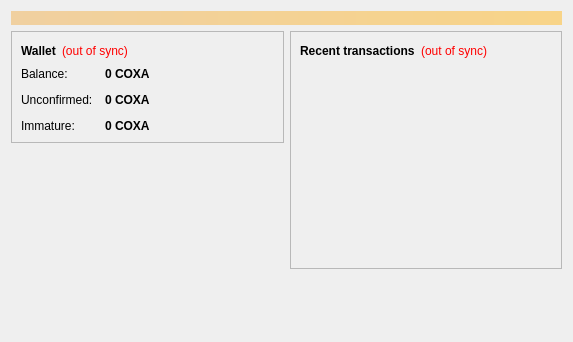
<?xml version="1.0" encoding="UTF-8"?>
<ui version="4.0">
 <class>OverviewPage</class>
 <widget class="QWidget" name="OverviewPage">
  <property name="geometry">
   <rect>
    <x>0</x>
    <y>0</y>
    <width>573</width>
    <height>342</height>
   </rect>
  </property>
  <property name="windowTitle">
   <string>Form</string>
  </property>
  <layout class="QVBoxLayout" name="topLayout">
   <item>
    <widget class="QLabel" name="labelAlerts">
     <property name="visible">
      <bool>false</bool>
     </property>
     <property name="styleSheet">
      <string notr="true">background-color: qlineargradient(x1: 0, y1: 0, x2: 1, y2: 0, stop:0 #F0D0A0, stop:1 #F8D488); color:#000000;</string>
     </property>
     <property name="wordWrap">
      <bool>true</bool>
     </property>
     <property name="margin">
      <number>3</number>
     </property>
    </widget>
   </item>
   <item>
    <layout class="QHBoxLayout" name="horizontalLayout" stretch="1,1">
     <item>
      <layout class="QVBoxLayout" name="verticalLayout_2">
       <item>
        <widget class="QFrame" name="frame">
         <property name="frameShape">
          <enum>QFrame::StyledPanel</enum>
         </property>
         <property name="frameShadow">
          <enum>QFrame::Raised</enum>
         </property>
         <layout class="QVBoxLayout" name="verticalLayout_4">
          <item>
           <layout class="QHBoxLayout" name="horizontalLayout_4">
            <item>
             <widget class="QLabel" name="label_5">
              <property name="font">
               <font>
                <weight>75</weight>
                <bold>true</bold>
               </font>
              </property>
              <property name="text">
               <string>Wallet</string>
              </property>
             </widget>
            </item>
            <item>
             <widget class="QLabel" name="labelWalletStatus">
              <property name="toolTip">
               <string>The displayed information may be out of date. Your wallet automatically synchronizes with the Coinxinha network after a connection is established, but this process has not completed yet.</string>
              </property>
              <property name="styleSheet">
               <string notr="true">QLabel { color: red; }</string>
              </property>
              <property name="text">
               <string notr="true">(out of sync)</string>
              </property>
              <property name="alignment">
               <set>Qt::AlignLeading|Qt::AlignLeft|Qt::AlignVCenter</set>
              </property>
             </widget>
            </item>
            <item>
             <spacer name="horizontalSpacer_2">
              <property name="orientation">
               <enum>Qt::Horizontal</enum>
              </property>
              <property name="sizeHint" stdset="0">
               <size>
                <width>40</width>
                <height>20</height>
               </size>
              </property>
             </spacer>
            </item>
           </layout>
          </item>
          <item>
           <layout class="QFormLayout" name="formLayout_2">
            <property name="fieldGrowthPolicy">
             <enum>QFormLayout::AllNonFixedFieldsGrow</enum>
            </property>
            <property name="horizontalSpacing">
             <number>12</number>
            </property>
            <property name="verticalSpacing">
             <number>12</number>
            </property>
            <item row="0" column="0">
             <widget class="QLabel" name="label">
              <property name="text">
               <string>Balance:</string>
              </property>
             </widget>
            </item>
            <item row="0" column="1">
             <widget class="QLabel" name="labelBalance">
              <property name="font">
               <font>
                <weight>75</weight>
                <bold>true</bold>
               </font>
              </property>
              <property name="cursor">
               <cursorShape>IBeamCursor</cursorShape>
              </property>
              <property name="toolTip">
               <string>Your current balance</string>
              </property>
              <property name="text">
               <string notr="true">0 COXA</string>
              </property>
              <property name="textInteractionFlags">
               <set>Qt::LinksAccessibleByMouse|Qt::TextSelectableByKeyboard|Qt::TextSelectableByMouse</set>
              </property>
             </widget>
            </item>
            <item row="1" column="0">
             <widget class="QLabel" name="label_3">
              <property name="text">
               <string>Unconfirmed:</string>
              </property>
             </widget>
            </item>
            <item row="1" column="1">
             <widget class="QLabel" name="labelUnconfirmed">
              <property name="font">
               <font>
                <weight>75</weight>
                <bold>true</bold>
               </font>
              </property>
              <property name="cursor">
               <cursorShape>IBeamCursor</cursorShape>
              </property>
              <property name="toolTip">
               <string>Total of transactions that have yet to be confirmed, and do not yet count toward the current balance</string>
              </property>
              <property name="text">
               <string notr="true">0 COXA</string>
              </property>
              <property name="textInteractionFlags">
               <set>Qt::LinksAccessibleByMouse|Qt::TextSelectableByKeyboard|Qt::TextSelectableByMouse</set>
              </property>
             </widget>
            </item>
            <item row="2" column="0">
             <widget class="QLabel" name="labelImmatureText">
              <property name="text">
               <string>Immature:</string>
              </property>
             </widget>
            </item>
            <item row="2" column="1">
             <widget class="QLabel" name="labelImmature">
              <property name="font">
               <font>
                <weight>75</weight>
                <bold>true</bold>
               </font>
              </property>
              <property name="toolTip">
               <string>Mined balance that has not yet matured</string>
              </property>
              <property name="text">
               <string notr="true">0 COXA</string>
              </property>
              <property name="textInteractionFlags">
               <set>Qt::LinksAccessibleByMouse|Qt::TextSelectableByKeyboard|Qt::TextSelectableByMouse</set>
              </property>
             </widget>
            </item>
           </layout>
          </item>
         </layout>
        </widget>
       </item>
       <item>
        <spacer name="verticalSpacer">
         <property name="orientation">
          <enum>Qt::Vertical</enum>
         </property>
         <property name="sizeHint" stdset="0">
          <size>
           <width>20</width>
           <height>40</height>
          </size>
         </property>
        </spacer>
       </item>
      </layout>
     </item>
     <item>
      <layout class="QVBoxLayout" name="verticalLayout_3">
       <item>
        <widget class="QFrame" name="frame_2">
         <property name="frameShape">
          <enum>QFrame::StyledPanel</enum>
         </property>
         <property name="frameShadow">
          <enum>QFrame::Raised</enum>
         </property>
         <layout class="QVBoxLayout" name="verticalLayout">
          <item>
           <layout class="QHBoxLayout" name="horizontalLayout_2">
            <item>
             <widget class="QLabel" name="label_4">
              <property name="text">
               <string>&lt;b&gt;Recent transactions&lt;/b&gt;</string>
              </property>
             </widget>
            </item>
            <item>
             <widget class="QLabel" name="labelTransactionsStatus">
              <property name="toolTip">
               <string>The displayed information may be out of date. Your wallet automatically synchronizes with the Coinxinha network after a connection is established, but this process has not completed yet.</string>
              </property>
              <property name="styleSheet">
               <string notr="true">QLabel { color: red; }</string>
              </property>
              <property name="text">
               <string notr="true">(out of sync)</string>
              </property>
              <property name="alignment">
               <set>Qt::AlignRight|Qt::AlignTrailing|Qt::AlignVCenter</set>
              </property>
             </widget>
            </item>
            <item>
             <spacer name="horizontalSpacer">
              <property name="orientation">
               <enum>Qt::Horizontal</enum>
              </property>
              <property name="sizeHint" stdset="0">
               <size>
                <width>40</width>
                <height>20</height>
               </size>
              </property>
             </spacer>
            </item>
           </layout>
          </item>
          <item>
           <widget class="QListView" name="listTransactions">
            <property name="styleSheet">
             <string notr="true">QListView { background: transparent; }</string>
            </property>
            <property name="frameShape">
             <enum>QFrame::NoFrame</enum>
            </property>
            <property name="verticalScrollBarPolicy">
             <enum>Qt::ScrollBarAlwaysOff</enum>
            </property>
            <property name="horizontalScrollBarPolicy">
             <enum>Qt::ScrollBarAlwaysOff</enum>
            </property>
            <property name="selectionMode">
             <enum>QAbstractItemView::NoSelection</enum>
            </property>
           </widget>
          </item>
         </layout>
        </widget>
       </item>
       <item>
        <spacer name="verticalSpacer_2">
         <property name="orientation">
          <enum>Qt::Vertical</enum>
         </property>
         <property name="sizeHint" stdset="0">
          <size>
           <width>20</width>
           <height>40</height>
          </size>
         </property>
        </spacer>
       </item>
      </layout>
     </item>
    </layout>
   </item>
  </layout>
 </widget>
 <resources/>
 <connections/>
</ui>
